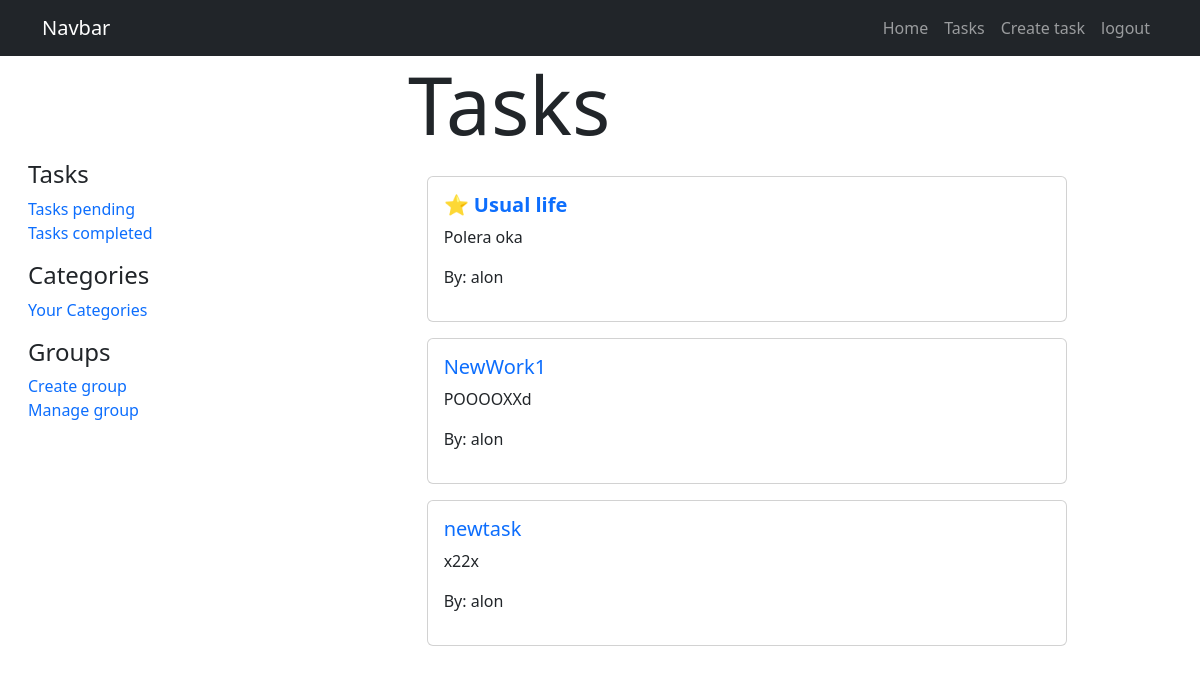
/tasks/ (signed in), run on an earlier commit of the app's database.
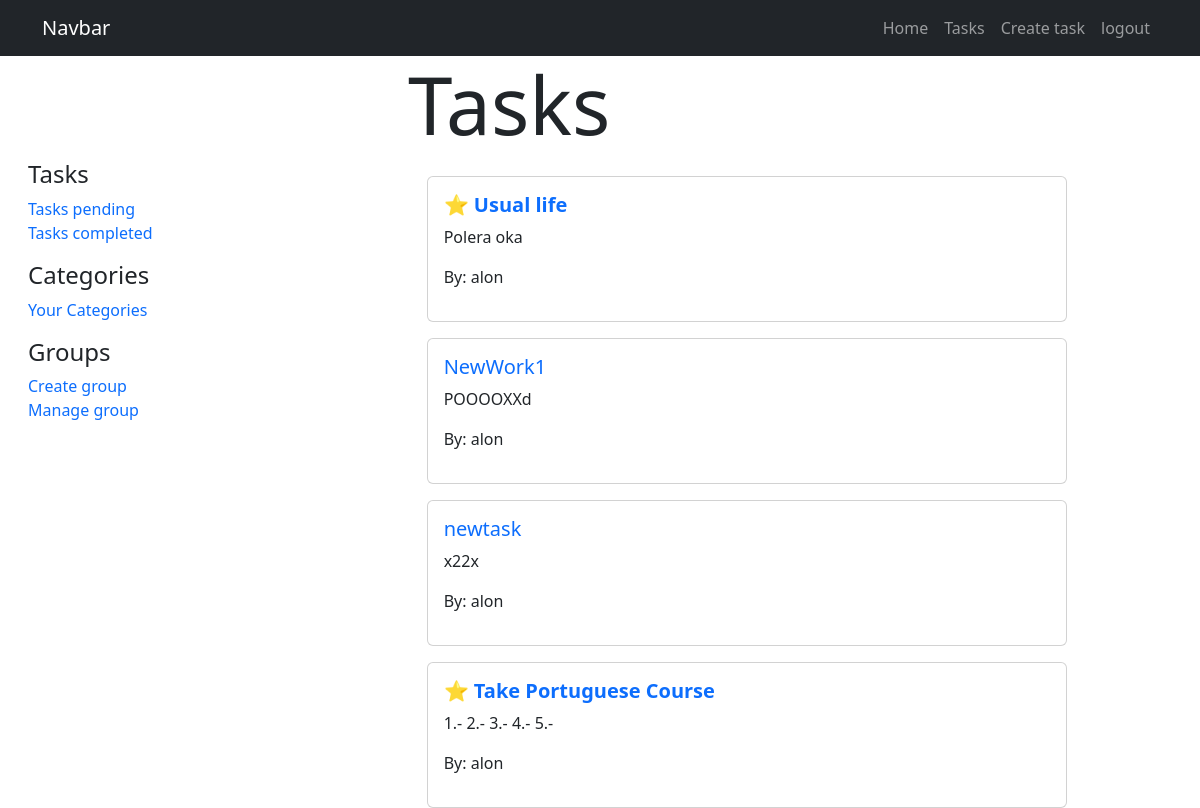
And on a later commit of the database.
### tasks/models.py (models this page shows, shortened)
class Task(models.Model):
    title = models.CharField(max_length=100)
    description = models.TextField(blank=True)
    created = models.DateTimeField(auto_now_add=True)
    datecompleted = models.DateTimeField(null=True, blank=True)
    important = models.BooleanField(default= False)
    user = models.ForeignKey(User, on_delete=models.CASCADE)
    filetask = models.FileField(upload_to= user_directory_path, null=True, blank=True)
    def getTitle(self):
        return self.title
    def getDescription(self):
        return self.description
    def getDateCompleted(self):
        return self.datecompleted
    def getUser(self):
        return self.user

### tasks/views.py (the view)
# urls.py: path('tasks/',views.task, name="usertask"),
@login_required
def task(request):
    tasks = Task.objects.filter(user=request.user, datecompleted__isnull=True)
    return render(request, 'usertask.html',
    {'tasks': tasks})

### tasks/templates/usertask.html (shortened to what this page needs)
{% extends 'base.html' %}
{% block content %}
<div class="row justify-content-center">
    <div class="col-4">
        <h1 class="display-1">Tasks</h1>
    </div>
</div>
<div class="row ms-3 justify-content-center">
    {% include  'tasksby.html' %}
    <div class="col-8">
    {% for task in tasks%}
            <div class="row">
                <div class="col-10 mt-3">
                    <div class="card">
                        <div class="card-body">
                            <h5 class="card-title">
                                {% if task.important %}
                                <a class="text-decoration-none" href="{% url 'taskDetail' task.id %}">
                                    <strong> ⭐ {{task.getTitle}}</strong>
                                </a>
                                {%  else %}
                                <a class="text-decoration-none" href="{% url 'taskDetail' task.id %}">{{task.getTitle}}</a>
                                {% endif %}
                            </h5>
                            <p class="card-text">{{task.getDescription}}</p>
                            <p class="card-text">By: {{task.getUser.username}}</p>
                        </div>
                    </div>
                </div>
            </div>
    {% endfor %}
    </div>
</div>
{% endblock %}

What changed in the data, as far as the page shows it:
added Task: getTitle "Take Portuguese Course", getDescription "1.- 2.- 3.- 4.- 5.-", getUser.username "alon"
